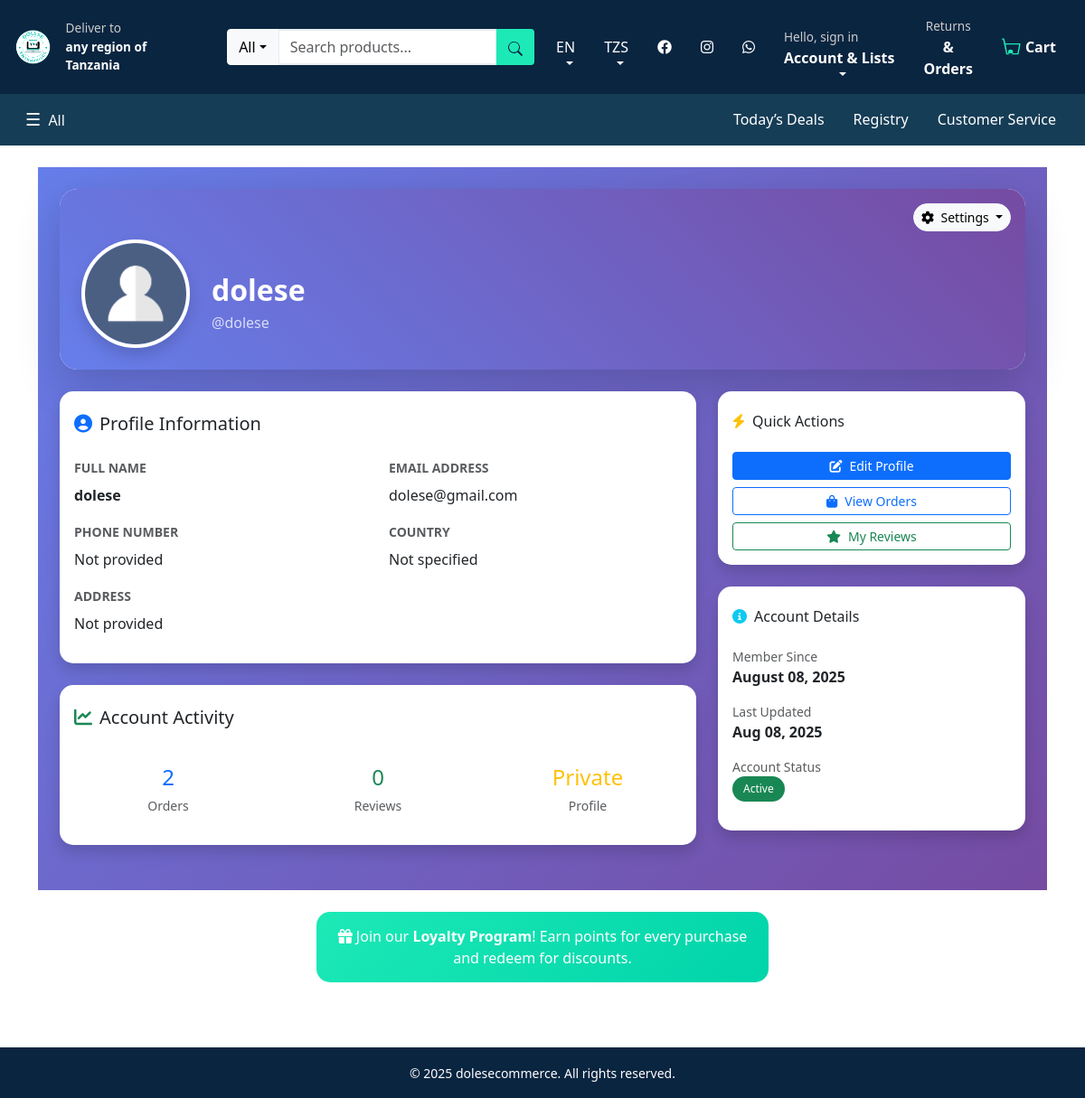
The page /users/profile/ (signed in) on the database its author committed.
### users/models.py (models this page shows, shortened)
class UserProfile(models.Model):
    user = models.OneToOneField(User, on_delete=models.CASCADE, related_name='userprofile')
    phone = models.CharField(max_length=20, blank=True)
    address = models.TextField(blank=True)
    avatar = models.ImageField(upload_to='avatars/', blank=True, null=True)
    country = models.CharField(max_length=50, blank=True)
    bio = models.TextField(blank=True, help_text="Tell us about yourself")
    is_public = models.BooleanField(default=False, help_text="Make profile visible in user registry")
    is_verified = models.BooleanField(default=False, help_text="Verified user badge")
    date_of_birth = models.DateField(null=True, blank=True)
    website = models.URLField(blank=True)
    created_at = models.DateTimeField(auto_now_add=True)
    updated_at = models.DateTimeField(auto_now=True)
    @property
    def full_name(self):
        return self.user.get_full_name() or self.user.username
    @property
    def display_name(self):
        if self.user.first_name and self.user.last_name:
            return f"{self.user.first_name} {self.user.last_name}"
        return self.user.username

### users/views.py (the view)
# urls.py: path('profile/', views.profile_view, name='profile'),
@login_required
def profile_view(request):
    profile, created = UserProfile.objects.get_or_create(user=request.user)
    if created:
        messages.info(request, 'Welcome! Your profile has been created.')
    return render(request, 'users/profile.html', {'profile': profile})

### core/context_processors.py (called while the page is built)
def global_context(request):
    return {
        'categories': Category.objects.all(),
        'currencies': getattr(settings, 'CURRENCIES', []),
        'current_currency': request.session.get('currency', settings.DEFAULT_CURRENCY),
    }

### users/templates/users/profile.html (shortened to what this page needs)
{% extends 'base.html' %}
{% load static %}
{% block content %}
<div class="container-fluid py-4" style="background: linear-gradient(135deg, #667eea 0%, #764ba2 100%); min-height: 100vh;">
  <div class="container">
    <div class="row">
      <div class="col-12 mb-4">
        <div class="card shadow-lg border-0" style="border-radius: 20px; overflow: hidden;">
          <div class="card-body p-0">
            <div class="position-relative" style="height: 200px; background: linear-gradient(45deg, #667eea, #764ba2);">
              <div class="position-absolute bottom-0 start-0 p-4">
                <div class="d-flex align-items-end">
                  <div class="position-relative me-4">
                    {% if profile.avatar %}
                      <img src="{{ profile.avatar.url }}" alt="Avatar"
                           class="rounded-circle border border-white border-4 shadow"
                           style="width: 120px; height: 120px; object-fit: cover;">
                    {% else %}
                      <img src="{% static 'images/default-avatar.png' %}" alt="Default Avatar"
                           class="rounded-circle border border-white border-4 shadow"
                           style="width: 120px; height: 120px; object-fit: cover;">
                    {% endif %}
                  </div>
                  <div class="text-white mb-3">
                    <h2 class="mb-1 fw-bold">{{ profile.display_name }}</h2>
                    <p class="mb-0 opacity-75">@{{ profile.user.username }}</p>
                  </div>
                </div>
              </div>
              <div class="position-absolute top-0 end-0 p-3">
                <div class="dropdown">
                  <button class="btn btn-light btn-sm rounded-pill dropdown-toggle"
                          data-bs-toggle="dropdown" aria-expanded="false">
                    <i class="fas fa-cog me-1"></i> Settings
                  </button>
                </div>
              </div>
            </div>
          </div>
        </div>
      </div>
      <div class="col-md-8 mb-4">
        <div class="card shadow border-0 mb-4" style="border-radius: 15px;">
          <div class="card-header bg-transparent border-0 pt-4">
            <h5 class="mb-0"><i class="fas fa-user-circle me-2 text-primary"></i>Profile Information</h5>
          </div>
          <div class="card-body">
            <div class="row">
              <div class="col-md-6 mb-3">
                <label class="form-label text-muted small fw-bold">FULL NAME</label>
                <p class="mb-0 fw-semibold">{{ profile.full_name|default:"Not provided" }}</p>
              </div>
              <div class="col-md-6 mb-3">
                <label class="form-label text-muted small fw-bold">EMAIL ADDRESS</label>
                <p class="mb-0">{{ profile.user.email }}</p>
              </div>
              <div class="col-md-6 mb-3">
                <label class="form-label text-muted small fw-bold">PHONE NUMBER</label>
                <p class="mb-0">{{ profile.phone|default:"Not provided" }}</p>
              </div>
              <div class="col-md-6 mb-3">
                <label class="form-label text-muted small fw-bold">COUNTRY</label>
                <p class="mb-0">{{ profile.country|default:"Not specified" }}</p>
              </div>
              <div class="col-12 mb-3">
                <label class="form-label text-muted small fw-bold">ADDRESS</label>
                <p class="mb-0">{{ profile.address|default:"Not provided" }}</p>
              </div>
            </div>
          </div>
        </div>
        <div class="card shadow border-0" style="border-radius: 15px;">
          <div class="card-header bg-transparent border-0 pt-4">
            <h5 class="mb-0"><i class="fas fa-chart-line me-2 text-success"></i>Account Activity</h5>
          </div>
          <div class="card-body">
            <div class="row text-center">
              <div class="col-4">
                <div class="p-3">
                  <h4 class="text-primary mb-1">{{ user.orders.count|default:0 }}</h4>
                  <small class="text-muted">Orders</small>
                </div>
              </div>
              <div class="col-4">
                <div class="p-3">
                  <h4 class="text-success mb-1">{{ user.review_set.count|default:0 }}</h4>
                  <small class="text-muted">Reviews</small>
                </div>
              </div>
              <div class="col-4">
                <div class="p-3">
                  <h4 class="text-warning mb-1">{{ profile.is_public|yesno:"Public,Private" }}</h4>
                  <small class="text-muted">Profile</small>
                </div>
              </div>
            </div>
          </div>
        </div>
      </div>
      <div class="col-md-4">
        <div class="card shadow border-0 mb-4" style="border-radius: 15px;">
          <div class="card-header bg-transparent border-0 pt-4">
            <h6 class="mb-0"><i class="fas fa-bolt me-2 text-warning"></i>Quick Actions</h6>
          </div>
          <div class="card-body">
            <div class="d-grid gap-2">
              <button class="btn btn-primary btn-sm" data-bs-toggle="modal" data-bs-target="#profileSettings">
                <i class="fas fa-edit me-2"></i>Edit Profile
              </button>
              <a href="{% url 'orders:order_history' %}" class="btn btn-outline-primary btn-sm">
                <i class="fas fa-shopping-bag me-2"></i>View Orders
              </a>
              <a href="{% url 'reviews:my_reviews' %}" class="btn btn-outline-success btn-sm">
                <i class="fas fa-star me-2"></i>My Reviews
              </a>
            </div>
          </div>
        </div>
        <div class="card shadow border-0" style="border-radius: 15px;">
          <div class="card-header bg-transparent border-0 pt-4">
            <h6 class="mb-0"><i class="fas fa-info-circle me-2 text-info"></i>Account Details</h6>
          </div>
          <div class="card-body">
            <div class="mb-3">
              <small class="text-muted d-block">Member Since</small>
              <strong>{{ profile.created_at|date:"F d, Y" }}</strong>
            </div>
            <div class="mb-3">
              <small class="text-muted d-block">Last Updated</small>
              <strong>{{ profile.updated_at|date:"M d, Y" }}</strong>
            </div>
            <div class="mb-3">
              <small class="text-muted d-block">Account Status</small>
              <span class="badge bg-success">Active</span>
            </div>
          </div>
        </div>
      </div>
    </div>
  </div>
</div>
{% endblock %}

### static/css/modern-ui.css (style rules this page uses)
.btn { transition: all 0.3s ease; font-weight: 500; }
.card { border: none; border-radius: 15px; box-shadow: 0 5px 15px rgba(0,0,0,0.08); transition: all 0.3s ease; }
.badge { border-radius: 20px; padding: 8px 12px; font-weight: 500; }

### users/templates/users/profile.html (style rules this page uses)
.card { transition: transform 0.2s ease-in-out; }
.btn { transition: all 0.2s ease-in-out; }

### rows shown on the page
UserProfile: display_name "dolese", user.username "dolese", full_name "dolese", user.email "dolese@gmail.com", phone "Not provided", country "Not specified", address "Not provided", is_public "Private", created_at "August 08, 2025", updated_at "Aug 08, 2025"

### other values the page prints
{{ current_currency|default:'TZS' }} "TZS"
{{ user.orders.count|default:0 }} "2"
{{ user.review_set.count|default:0 }} "0"
{{ now|default:2025 }} "2025"
